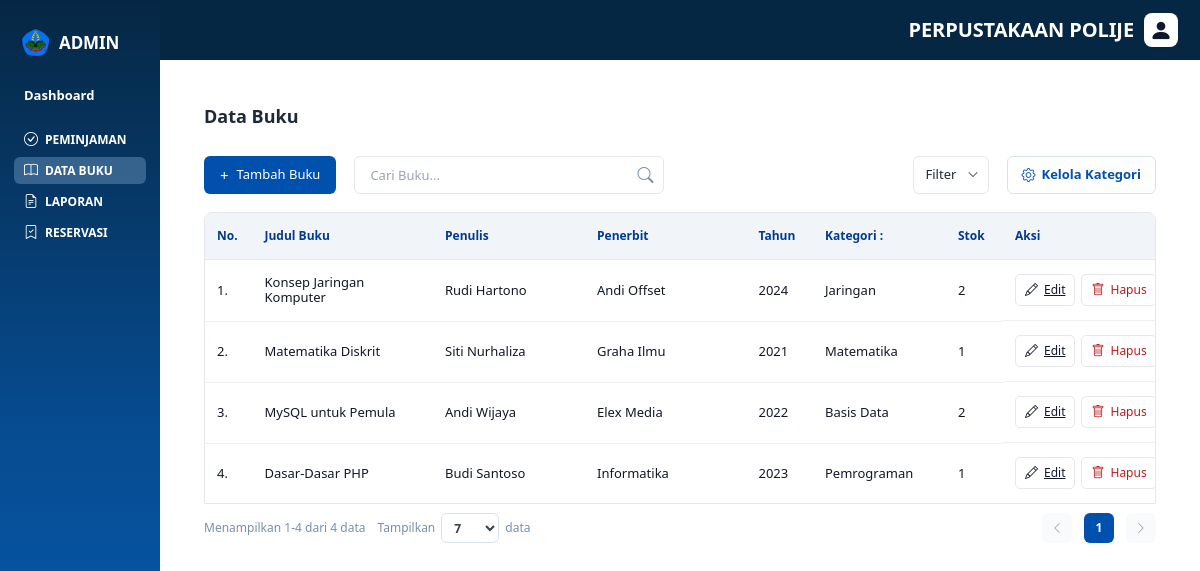
Screenshot of /admin/index.php?menu=databuku with the database file from the repository.
### tables this page shows
CREATE TABLE buku (
    id_buku INT AUTO_INCREMENT PRIMARY KEY,
    isbn VARCHAR(20) DEFAULT NULL UNIQUE,
    judul VARCHAR(255) NOT NULL,
    penulis VARCHAR(255) NOT NULL,
    penerbit VARCHAR(255) NOT NULL,
    tahun_terbit YEAR NOT NULL,
    copy INT NOT NULL DEFAULT 0,
    id_kategori INT NOT NULL,
    cover VARCHAR(255) DEFAULT NULL,
    total_stok INT NOT NULL DEFAULT 0,
    stok_tersedia INT NOT NULL DEFAULT 0,
    created_at TIMESTAMP NULL DEFAULT CURRENT_TIMESTAMP,
    updated_at TIMESTAMP NULL DEFAULT CURRENT_TIMESTAMP ON UPDATE CURRENT_TIMESTAMP,
    FOREIGN KEY (id_kategori) REFERENCES kategori(id_kategori)
        ON UPDATE CASCADE
        ON DELETE RESTRICT
);

CREATE TABLE kategori (
    id_kategori INT AUTO_INCREMENT PRIMARY KEY,
    nama_kategori VARCHAR(100) NOT NULL UNIQUE,
    created_at TIMESTAMP NULL DEFAULT CURRENT_TIMESTAMP,
    updated_at TIMESTAMP NULL DEFAULT CURRENT_TIMESTAMP ON UPDATE CURRENT_TIMESTAMP
);

### controllers/BukuController.php (called while the page is built, shortened)
<?php
require_once __DIR__ . '/../models/Buku.php';
class BukuController
{
    private $model;
    public function __construct()
    {
        $this->model = new Buku();
    }
    public function index()
    {
        $dataBuku = $this->model->all();
        $search = isset($_GET['q']) ? trim($_GET['q']) : '';
        $kategoriFilter = isset($_GET['kategori']) ? $_GET['kategori'] : 'Semua';
        $perPage = isset($_GET['per_page']) ? (int)$_GET['per_page'] : 7;
        $currentPage = isset($_GET['page']) ? (int)$_GET['page'] : 1;
        $filteredData = [];
        foreach ($dataBuku as $item) {
            $matchKategori = ($kategoriFilter == 'Semua' || $item['kategori'] == $kategoriFilter);
            $matchSearch = ($search == '' ||
                stripos($item['judul'], $search) !== false ||
                stripos($item['penulis'], $search) !== false
            );
            if ($matchKategori && $matchSearch) {
                $filteredData[] = $item;
            }
        }
        $totalData = count($filteredData);
        $totalPages = ceil($totalData / $perPage);
        $offset = ($currentPage - 1) * $perPage;
        $pageData = array_slice($filteredData, $offset, $perPage);
        return [
            'dataBuku' => $dataBuku,
            'search' => $search,
            'kategoriFilter' => $kategoriFilter,
            'perPage' => $perPage,
            'kategoriOptions' => $this->model->kategoriOptions(),
            'filteredData' => $filteredData,
            'totalData' => $totalData,
            'totalPages' => $totalPages,
            'currentPage' => $currentPage,
            'offset' => $offset,
            'pageData' => $pageData,
            'startDisplay' => ($totalData > 0) ? $offset + 1 : 0,
            'endDisplay' => min($offset + $perPage, $totalData)
        ];
    }
    public function perPageOptions()
    {
        return [5, 7, 10, 15, 20];
    }
}
if (!function_exists('eBuku')) {
    function eBuku($value) {
        return htmlspecialchars((string)$value, ENT_QUOTES, 'UTF-8');
    }
}
if (!function_exists('getBukuPerPageOptions')) {
    function getBukuPerPageOptions() {
        return (new BukuController())->perPageOptions();
    }
}
if (!function_exists('buildBukuUrl')) {
    function buildBukuUrl($page, $search, $kategori, $perPage) {
        return "?menu=databuku&page=$page&q=$search&kategori=$kategori&per_page=$perPage";
    }
}

### config/database.php (called while the page is built, shortened)
<?php
class Database {
    private $host = 'localhost';
    private $user = 'root';
    private $password = '';
    private $db = 'db_perpustakaan';
    public $conn;
    public function __construct() {
        $this->conn = null;
        try {
            $this->conn = new mysqli(
                $this->host,
                $this->user,
                $this->password,
                $this->db
            );
            $this->conn->set_charset('utf8mb4');
        } catch (Exception $e) {
            die($e->getMessage());
        }
    }
    public function getConnection() {
        return $this->conn;
    }
}
?>

### models/Buku.php (called while the page is built, shortened)
<?php
require_once __DIR__ . '/../config/database.php';
class Buku
{
    private $conn;
    public function __construct()
    {
        $this->conn = (new Database())->getConnection();
    }
    public function all()
    {
        $sql = "SELECT buku.*, kategori.nama_kategori,
                       (SELECT COUNT(*) FROM eksemplar WHERE id_buku = buku.id_buku) as total_eksemplar,
                       (SELECT COUNT(*) FROM eksemplar WHERE id_buku = buku.id_buku AND status = 'tersedia') as stok_tersedia
                FROM buku
                LEFT JOIN kategori ON buku.id_kategori = kategori.id_kategori
                ORDER BY buku.id_buku DESC";
        $result = $this->conn->query($sql);
        $data = [];
        while ($row = $result->fetch_assoc()) {
            $row['id'] = $row['id_buku'];
            $row['penulis'] = $row['penulis'];
            $row['tahun'] = $row['tahun_terbit'];
            $row['kategori'] = $row['nama_kategori'];
            $row['stok'] = $row['total_eksemplar'];
            $data[] = $row;
        }
        return $data;
    }
}

### admin/pages/databuku.php (the view, shortened to what this page needs)
<?php
require_once __DIR__ . '/../../controllers/BukuController.php';
$bukuController = new BukuController();
extract($bukuController->index(), EXTR_SKIP);
?>
<section class="databuku-page">
    <div class="databuku-header">
        <h1>Data Buku</h1>
    </div>
    <div class="databuku-toolbar">
        <a href="?menu=tambahbuku" class="btn-add-book">
            <span class="plus-icon">+</span>
            Tambah Buku
        </a>
        <form method="get" class="databuku-search">
            <input type="text" name="q" placeholder="Cari Buku..." value="<?= eBuku($search); ?>">
            <button type="submit" aria-label="Cari buku">
                <i class="bi bi-search"></i>
            </button>
        </form>
        <form method="get" class="databuku-filter" id="filterBukuForm">
            <select name="kategori" aria-label="Filter kategori buku">
                <option value="Semua" <?= $kategoriFilter === 'Semua' ? 'selected' : ''; ?>>Filter</option>
            </select>
        </form>
        <a href="?menu=kategori" class="btn-kelola-kategori">
            <i class="bi bi-gear"></i>
            Kelola Kategori
        </a>
    </div>
    <div class="databuku-table-wrap">
        <table class="databuku-table">
            <colgroup>
                <col class="col-no">
                <col class="col-judul">
                <col class="col-penulis">
                <col class="col-penerbit">
                <col class="col-tahun">
                <col class="col-kategori">
                <col class="col-stok">
                <col class="col-aksi">
            </colgroup>
            <thead>
                <tr>
                    <th>No.</th>
                    <th>Judul Buku</th>
                    <th>Penulis</th>
                    <th>Penerbit</th>
                    <th>Tahun</th>
                    <th>Kategori :</th>
                    <th>Stok</th>
                    <th>Aksi</th>
                </tr>
            </thead>
            <tbody>
                <?php if (empty($pageData)): ?>
                    <tr>
                        <td colspan="8" class="databuku-empty">Data buku tidak ditemukan.</td>
                    </tr>
                <?php else: ?>
                    <?php foreach ($pageData as $index => $book): ?>
                        <tr>
                            <td><?= (int) ($offset + $index + 1); ?>.</td>
                            <td><?= eBuku($book['judul']); ?></td>
                            <td><?= eBuku($book['penulis']); ?></td>
                            <td><?= eBuku($book['penerbit']); ?></td>
                            <td><?= eBuku($book['tahun']); ?></td>
                            <td><?= eBuku($book['kategori']); ?></td>
                            <?php
                            $stokTersedia = (int) ($book['stok_tersedia'] ?? 0);
                            ?>
                            <td><?= eBuku($stokTersedia); ?></td>
                            <td class="databuku-actions">
                                <a
                                    href="?menu=editbuku&id=<?= (int) $book['id']; ?>&page=<?= (int) $currentPage; ?>&q=<?= eBuku($search); ?>&kategori_filter=<?= eBuku($kategoriFilter); ?>&per_page=<?= (int) $perPage; ?>"
                                    class="btn-table-action"
                                >
                                    <i class="bi bi-pencil"></i>
                                    <span>Edit</span>
                                </a>
                                <button
                                    type="button"
                                    class="btn-table-action btn-delete-book js-hapus-buku"
                                    data-id="<?= (int) $book['id']; ?>"
                                    data-judul="<?= eBuku($book['judul']); ?>"
                                    data-page="<?= (int) $currentPage; ?>"
                                    data-q="<?= eBuku($search); ?>"
                                    data-kategori-filter="<?= eBuku($kategoriFilter); ?>"
                                    data-per-page="<?= (int) $perPage; ?>"
                                >
                                    <i class="bi bi-trash"></i>
                                    <span>Hapus</span>
                                </button>
                            </td>
                        </tr>
                    <?php endforeach; ?>
                <?php endif; ?>
            </tbody>
        </table>
    </div>
    <div class="databuku-footer">
        <div class="table-footer-info">
            <span>Menampilkan <?= (int) $startDisplay; ?>-<?= (int) $endDisplay; ?> dari <?= (int) $totalData; ?> data</span>
            <form method="get" class="per-page-form">
                <label>
                    <span>Tampilkan</span>
                    <select name="per_page" onchange="this.form.submit()">
                        <?php foreach (getBukuPerPageOptions() as $option): ?>
                            <option value="<?= (int) $option; ?>" <?= $perPage === $option ? 'selected' : ''; ?>><?= (int) $option; ?></option>
                        <?php endforeach; ?>
                    </select>
                    <span>data</span>
                </label>
            </form>
        </div>
        <div class="databuku-pagination">
            <a class="page-arrow <?= $currentPage <= 1 ? 'disabled' : ''; ?>" href="<?= $currentPage <= 1 ? '#' : eBuku(buildBukuUrl($currentPage - 1, $search, $kategoriFilter, $perPage)); ?>">
                <i class="bi bi-chevron-left"></i>
            </a>
            <?php for ($i = 1; $i <= $totalPages; $i++): ?>
                <?php if ($i <= 2 || $i === $totalPages || abs($i - $currentPage) <= 1): ?>
                    <a class="page-number <?= $i === $currentPage ? 'active' : ''; ?>" href="<?= eBuku(buildBukuUrl($i, $search, $kategoriFilter, $perPage)); ?>"><?= (int) $i; ?></a>
                <?php elseif ($i === 3): ?>
                    <span class="page-dots">...</span>
                <?php endif; ?>
            <?php endfor; ?>
            <a class="page-arrow <?= $currentPage >= $totalPages ? 'disabled' : ''; ?>" href="<?= $currentPage >= $totalPages ? '#' : eBuku(buildBukuUrl($currentPage + 1, $search, $kategoriFilter, $perPage)); ?>">
                <i class="bi bi-chevron-right"></i>
            </a>
        </div>
    </div>
</section>

### public/css/kategori.css (style rules this page uses)
.btn-kelola-kategori { height: 38px; padding: 0 14px; border: 1px solid #d9e2ec; border-radius: 6px; display: inline-flex; align-items: center; gap: 6px; background: #ffffff; color: #0050ad; font-size: 13px; font-weight: 700; text-decoration: none; white-space: nowrap; }
.databuku-toolbar .btn-kelola-kategori { flex: 0 0 auto; }
.databuku-toolbar .btn-kelola-kategori i { font-size: 14px; }

### rows the page displays
buku: index "1", judul "Konsep Jaringan Komputer", penulis "Rudi Hartono", penerbit "Andi Offset", tahun_terbit "2024", id_kategori.nama_kategori "Jaringan", stokTersedia "2"
buku: index "2", judul "Matematika Diskrit", penulis "Siti Nurhaliza", penerbit "Graha Ilmu", tahun_terbit "2021", id_kategori.nama_kategori "Matematika", stokTersedia "1"
buku: index "3", judul "MySQL untuk Pemula", penulis "Andi Wijaya", penerbit "Elex Media", tahun_terbit "2022", id_kategori.nama_kategori "Basis Data", stokTersedia "2"
buku: index "4", judul "Dasar-Dasar PHP", penulis "Budi Santoso", penerbit "Informatika", tahun_terbit "2023", id_kategori.nama_kategori "Pemrograman", stokTersedia "1"

### other values shown
$startDisplay "1"
$endDisplay "4"
$totalData "4"
form field per_page "7"
